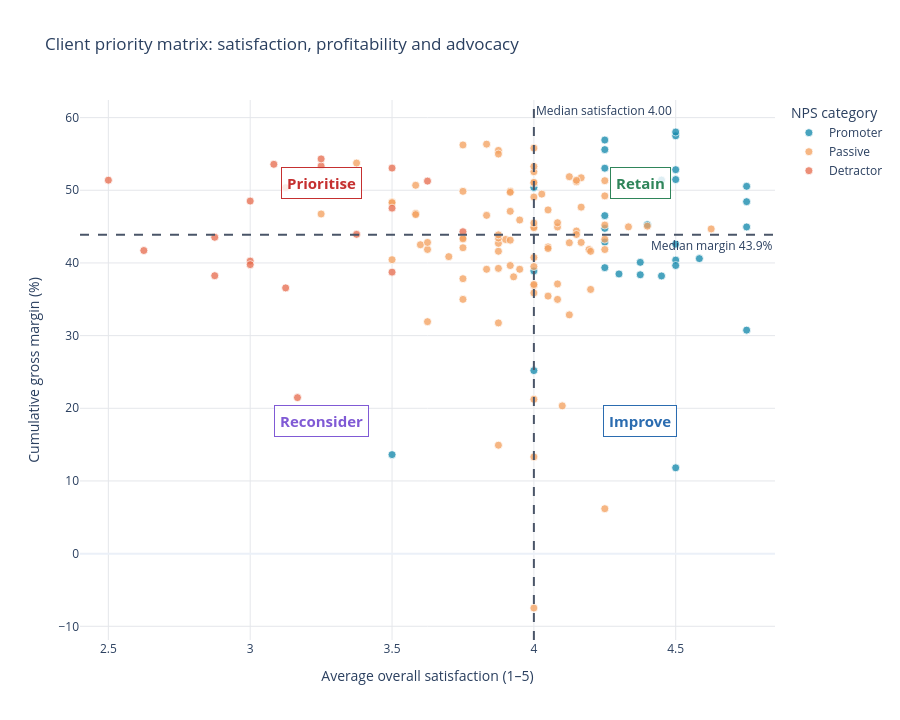

The code cell stored with this chart in its notebook:
### Markdown cell above
## Chart 2 of 3 — Client priority matrix (Plotly Graph Objects)

This restores the original decision-oriented matrix, but makes advocacy visible: colour is NPS category, marker size is cumulative gross profit, and hover shows longevity. The median lines create four transparent action zones.

### Code cell
colour_map = {'Promoter':'#168aad','Passive':'#f4a261','Detractor':'#e76f51'}
fig2 = go.Figure()
for category in category_order:
    d = client[client['NPS Category'].eq(category)]
    fig2.add_trace(go.Scatter(x=d['Average_Satisfaction'], y=d['Gross_Margin']*100, mode='markers', name=category,
        marker=dict(size=np.clip(np.sqrt(d['Gross_Profit'].clip(lower=0))/700, 8, 38), color=colour_map[category], opacity=.78, line=dict(width=.8,color='white')),
        customdata=d[['Client ID','Client_Type','Sector','Country','Revenue','Gross_Profit','Observed_Longevity','Average_NPS','Priority Group']].to_numpy(),
        hovertemplate='<b>Client %{customdata[0]}</b><br>Satisfaction: %{x:.2f}/5<br>Gross margin: %{y:.1f}%<br>Gross profit: $%{customdata[5]:,.0f}<br>Revenue: $%{customdata[4]:,.0f}<br>NPS: %{customdata[7]:.1f} (%{fullData.name})<br>Longevity: %{customdata[6]} years<br>Type: %{customdata[1]}<br>Sector: %{customdata[2]}<br>Action zone: %{customdata[8]}<extra></extra>'))
med_sat = client['Average_Satisfaction'].median(); med_margin = client['Gross_Margin'].median()*100
fig2.add_vline(x=med_sat,line_dash='dash',line_color='#4a5568',annotation_text=f'Median satisfaction {med_sat:.2f}',annotation_position='top right')
fig2.add_hline(y=med_margin,line_dash='dash',line_color='#4a5568',annotation_text=f'Median margin {med_margin:.1f}%',annotation_position='bottom right')
x0,x1=client['Average_Satisfaction'].min(),client['Average_Satisfaction'].max(); y0,y1=(client['Gross_Margin']*100).min(),(client['Gross_Margin']*100).max()
for label,x,y,c in [('Prioritise',(x0+med_sat)/2,(med_margin+y1)/2,'#c53030'),('Retain',(med_sat+x1)/2,(med_margin+y1)/2,'#2f855a'),('Reconsider',(x0+med_sat)/2,(y0+med_margin)/2,'#805ad5'),('Improve',(med_sat+x1)/2,(y0+med_margin)/2,'#2b6cb0')]:
    fig2.add_annotation(x=x,y=y,text=f'<b>{label}</b>',showarrow=False,font=dict(size=15,color=c),bgcolor='rgba(255,255,255,.82)',bordercolor=c,borderwidth=1,borderpad=5)
fig2.update_layout(title='Client priority matrix: satisfaction, profitability and advocacy', template='plotly_white', height=720,
    xaxis_title='Average overall satisfaction (1–5)', yaxis_title='Cumulative gross margin (%)', legend_title='NPS category',
    xaxis=dict(range=[max(1,x0-.1),min(5,x1+.1)],gridcolor='#E5E7EB'), yaxis=dict(gridcolor='#E5E7EB'))
fig2.show()

### Figure 1 — Plotly figure (JSON) as saved in the notebook; plotly's stock layout.template omitted (floating-point values rounded to 4 significant figures; data arrays with more than 128 entries replaced by an {"elided": "..."} marker saying what was removed)
{"data": [{"customdata": {"elided": "30x9 mixed values"}, "hovertemplate": "<b>Client %{customdata[0]}</b><br>Satisfaction: %{x:.2f}/5<br>Gross margin: %{y:.1f}%<br>Gross profit: $%{customdata[5]:,.0f}<br>Revenue: $%{customdata[4]:,.0f}<br>NPS: %{customdata[7]:.1f} (%{fullData.name})<br>Longevity: %{customdata[6]} years<br>Type: %{customdata[1]}<br>Sector: %{customdata[2]}<br>Action zone: %{customdata[8]}<extra></extra>", "marker": {"color": "#168aad", "line": {"color": "white", "width": 0.8}, "opacity": 0.78, "size": [8, 8, 8, 8, 8, 8, 8, 8, 8, 8, 8, 8, 8, 8, 8, 8, 8, 8, 8, 8, 8, 8, 8, 8, 8, 8, 8, 8, 8, 8]}, "mode": "markers", "name": "Promoter", "type": "scatter", "x": [4.5, 4.3, 4.583, 4.25, 4.5, 4.25, 4.25, 4.5, 4, 3.5, 4.4, 4.45, 4.5, 4.375, 4, 4.25, 4.75, 4.5, 4.25, 4.5, 4.375, 4.75, 4.75, 4.45, 4.5, 4.25, 4.5, 4.25, 4.75, 4], "y": [52.83, 38.49, 40.6, 44.76, 51.47, 53.04, 56.92, 11.81, 25.19, 13.62, 45.26, 38.21, 57.5, 38.37, 38.9, 55.59, 44.95, 58.02, 42.87, 40.39, 40.09, 50.55, 48.43, 51.41, 42.59, 46.51, 39.65, 39.35, 30.75, 50.39]}, {"customdata": {"elided": "90x9 mixed values"}, "hovertemplate": "<b>Client %{customdata[0]}</b><br>Satisfaction: %{x:.2f}/5<br>Gross margin: %{y:.1f}%<br>Gross profit: $%{customdata[5]:,.0f}<br>Revenue: $%{customdata[4]:,.0f}<br>NPS: %{customdata[7]:.1f} (%{fullData.name})<br>Longevity: %{customdata[6]} years<br>Type: %{customdata[1]}<br>Sector: %{customdata[2]}<br>Action zone: %{customdata[8]}<extra></extra>", "marker": {"color": "#f4a261", "line": {"color": "white", "width": 0.8}, "opacity": 0.78, "size": [8, 8, 8, 8, 8, 8, 8, 8, 8, 8, 8, 8, 8, 8, 8, 8, 8, 8, 8, 8, 8, 8, 8, 8, 8, 8, 8, 8, 8, 8, 8, 8, 8, 8, 8, 8, 8, 8, 8, 8, 8, 8, 8, 8, 8, 8, 8, 8, 8, 8, 8, 8, 8, 8, 8, 8, 8, 8, 8, 8, 8, 8, 8, 8, 8, 8, 8, 8, 8, 8, 8, 8, 8, 8, 8, 8, 8, 8, 8, 8, 8, 8, 8, 8, 8, 8, 8, 8, 8, 8]}, "mode": "markers", "name": "Passive", "type": "scatter", "x": [4.194, 3.917, 4.028, 3.929, 4.2, 4.083, 4.167, 3.917, 3.583, 4, 3.75, 3.75, 4.1, 4.25, 4, 4, 4, 4.625, 3.625, 3.875, 3.75, 4.05, 4.15, 4.05, 4.15, 3.7, 3.9, 4.05, 3.6, 3.875, 3.875, 3.5, 3.833, 4.083, 3.917, 4, 4.167, 3.917, 4.333, 3.833, 4.083, 4.167, 4, 3.833, 4, 3.917, 4.125, 3.625, 4, 3.25, 4.25, 3.625, 4.25, 4.125, 3.875, 3.5, 3.5, 3.75, 3.95, 3.75, 3.875, 3.583, 4.083, 4, 4.25, 3.375, 3.875, 4, 3.875, 4, 4.25, 4, 3.75, 4.15, 4, 4.4, 4.2, 4.15, 3.95, 4.05, 4.25, 3.875, 4, 3.75, 4, 4, 3.583, 3.875, 4.125, 4], "y": [41.84, 49.87, 49.47, 38.09, 36.35, 37.11, 42.82, 47.11, 46.81, 44.98, 43.48, 42.09, 20.33, 6.181, 13.31, 21.24, -7.481, 44.68, 31.92, 14.92, 43.31, 42.21, 44.39, 47.3, 51.18, 40.87, 43.23, 35.44, 42.51, 41.61, 39.25, 48.39, 56.35, 44.95, 49.72, 44.85, 51.72, 39.64, 44.97, 46.55, 34.98, 47.68, 39.51, 39.13, 35.87, 43.14, 32.86, 41.86, 50.96, 46.74, 41.85, 42.82, 49.23, 51.87, 42.7, 48.29, 40.45, 37.83, 39.13, 49.86, 43.43, 50.69, 45.54, 40.75, 51.32, 53.75, 31.75, 36.89, 55.48, 51.09, 45.21, 37.04, 34.99, 51.37, 49.07, 45.06, 41.6, 43.92, 45.91, 41.98, 43.27, 54.99, 45.49, 56.24, 52.55, 53.28, 46.65, 43.86, 42.77, 55.8]}, {"customdata": {"elided": "20x9 mixed values"}, "hovertemplate": "<b>Client %{customdata[0]}</b><br>Satisfaction: %{x:.2f}/5<br>Gross margin: %{y:.1f}%<br>Gross profit: $%{customdata[5]:,.0f}<br>Revenue: $%{customdata[4]:,.0f}<br>NPS: %{customdata[7]:.1f} (%{fullData.name})<br>Longevity: %{customdata[6]} years<br>Type: %{customdata[1]}<br>Sector: %{customdata[2]}<br>Action zone: %{customdata[8]}<extra></extra>", "marker": {"color": "#e76f51", "line": {"color": "white", "width": 0.8}, "opacity": 0.78, "size": [8, 8, 8, 8, 8, 8, 8, 8, 8, 8, 8, 8, 8, 8, 8, 8, 8, 8, 8, 8]}, "mode": "markers", "name": "Detractor", "type": "scatter", "x": [3.5, 3.333, 3.167, 3.083, 2.875, 3.5, 3.75, 2.625, 3.125, 3, 3.25, 3.5, 2.5, 3.125, 3.375, 3, 3.25, 2.875, 3.625, 3], "y": [38.74, 50.77, 21.47, 53.58, 38.24, 53.05, 44.3, 41.71, 50.36, 40.26, 53.33, 47.54, 51.39, 36.57, 43.94, 48.52, 54.32, 43.53, 51.27, 39.76]}], "layout": {"annotations": [{"showarrow": false, "text": "Median satisfaction 4.00", "x": 4, "xanchor": "left", "xref": "x", "y": 1, "yanchor": "top", "yref": "y domain"}, {"showarrow": false, "text": "Median margin 43.9%", "x": 1, "xanchor": "right", "xref": "x domain", "y": 43.89, "yanchor": "top", "yref": "y"}, {"bgcolor": "rgba(255,255,255,.82)", "bordercolor": "#c53030", "borderpad": 5, "borderwidth": 1, "font": {"color": "#c53030", "size": 15}, "showarrow": false, "text": "<b>Prioritise</b>", "x": 3.25, "y": 50.96}, {"bgcolor": "rgba(255,255,255,.82)", "bordercolor": "#2f855a", "borderpad": 5, "borderwidth": 1, "font": {"color": "#2f855a", "size": 15}, "showarrow": false, "text": "<b>Retain</b>", "x": 4.375, "y": 50.96}, {"bgcolor": "rgba(255,255,255,.82)", "bordercolor": "#805ad5", "borderpad": 5, "borderwidth": 1, "font": {"color": "#805ad5", "size": 15}, "showarrow": false, "text": "<b>Reconsider</b>", "x": 3.25, "y": 18.2}, {"bgcolor": "rgba(255,255,255,.82)", "bordercolor": "#2b6cb0", "borderpad": 5, "borderwidth": 1, "font": {"color": "#2b6cb0", "size": 15}, "showarrow": false, "text": "<b>Improve</b>", "x": 4.375, "y": 18.2}], "height": 720, "legend": {"title": {"text": "NPS category"}}, "shapes": [{"line": {"color": "#4a5568", "dash": "dash"}, "type": "line", "x0": 4, "x1": 4, "xref": "x", "y0": 0, "y1": 1, "yref": "y domain"}, {"line": {"color": "#4a5568", "dash": "dash"}, "type": "line", "x0": 0, "x1": 1, "xref": "x domain", "y0": 43.89, "y1": 43.89, "yref": "y"}], "title": {"text": "Client priority matrix: satisfaction, profitability and advocacy"}, "xaxis": {"gridcolor": "#E5E7EB", "range": [2.4, 4.85], "title": {"text": "Average overall satisfaction (1–5)"}}, "yaxis": {"gridcolor": "#E5E7EB", "title": {"text": "Cumulative gross margin (%)"}}}}
